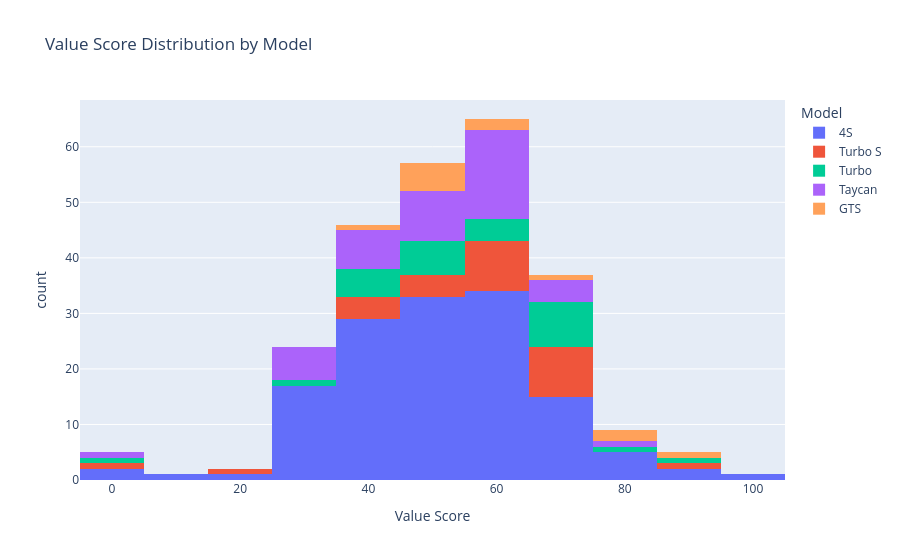

The code cell stored with this chart in its notebook:
### Code cell
# Value score distribution
fig = px.histogram(
    df, x="value_score", color="model", nbins=20,
    title="Value Score Distribution by Model",
    labels={"value_score": "Value Score", "model": "Model"}
)
fig.show()

### Figure 1 — Plotly figure (JSON) as saved in the notebook; plotly's stock layout.template omitted (floating-point values rounded to 4 significant figures; data arrays with more than 128 entries replaced by an {"elided": "..."} marker saying what was removed)
{"data": [{"bingroup": "x", "hovertemplate": "Model=4S<br>Value Score=%{x}<br>count=%{y}<extra></extra>", "legendgroup": "4S", "marker": {"color": "#636efa", "pattern": {"shape": ""}}, "name": "4S", "nbinsx": 20, "orientation": "v", "showlegend": true, "type": "histogram", "x": {"elided": "140 float values"}, "xaxis": "x", "yaxis": "y"}, {"bingroup": "x", "hovertemplate": "Model=Turbo S<br>Value Score=%{x}<br>count=%{y}<extra></extra>", "legendgroup": "Turbo S", "marker": {"color": "#EF553B", "pattern": {"shape": ""}}, "name": "Turbo S", "nbinsx": 20, "orientation": "v", "showlegend": true, "type": "histogram", "x": [48.3, 24.9, 41.7, 71.3, 68.8, 73.0, 69.2, 60.6, 36.1, 70.5, 36.9, 53.9, 72.0, 58.9, 62.6, 86.4, 64.6, 59.9, 3.6, 35.0, 65.7, 56.5, 62.0, 63.1, 66.1, 73.0, 48.2, 61.3, 46.2], "xaxis": "x", "yaxis": "y"}, {"bingroup": "x", "hovertemplate": "Model=Turbo<br>Value Score=%{x}<br>count=%{y}<extra></extra>", "legendgroup": "Turbo", "marker": {"color": "#00cc96", "pattern": {"shape": ""}}, "name": "Turbo", "nbinsx": 20, "orientation": "v", "showlegend": true, "type": "histogram", "x": [49.4, 43.2, 2.8, 68.5, 65.4, 65.0, 33.5, 86.7, 52.4, 45.4, 41.0, 42.2, 60.2, 53.6, 67.5, 54.8, 55.6, 52.1, 57.4, 65.1, 71.9, 40.5, 35.9, 58.6, 73.7, 68.1, 78.3], "xaxis": "x", "yaxis": "y"}, {"bingroup": "x", "hovertemplate": "Model=Taycan<br>Value Score=%{x}<br>count=%{y}<extra></extra>", "legendgroup": "Taycan", "marker": {"color": "#ab63fa", "pattern": {"shape": ""}}, "name": "Taycan", "nbinsx": 20, "orientation": "v", "showlegend": true, "type": "histogram", "x": [41.4, 35.6, 63.5, 65.7, 54.4, 27.6, 30.6, 61.4, 59.2, 63.6, 26.0, 33.9, 55.7, 38.4, 56.2, 55.9, 30.0, 62.2, 55.7, 50.7, 0.9, 72.2, 80.9, 61.4, 41.7, 67.4, 73.0, 56.3, 53.5, 47.8, 37.0, 56.6, 57.1, 38.0, 62.5, 48.9, 28.0, 45.5, 52.5, 49.4, 35.1, 64.7, 46.7, 57.4], "xaxis": "x", "yaxis": "y"}, {"bingroup": "x", "hovertemplate": "Model=GTS<br>Value Score=%{x}<br>count=%{y}<extra></extra>", "legendgroup": "GTS", "marker": {"color": "#FFA15A", "pattern": {"shape": ""}}, "name": "GTS", "nbinsx": 20, "orientation": "v", "showlegend": true, "type": "histogram", "x": [44.1, 75.4, 45.9, 51.0, 74.2, 53.0, 90.1, 50.7, 64.2, 81.5, 54.2, 57.3], "xaxis": "x", "yaxis": "y"}], "layout": {"barmode": "relative", "legend": {"title": {"text": "Model"}, "tracegroupgap": 0}, "title": {"text": "Value Score Distribution by Model"}, "xaxis": {"anchor": "y", "domain": [0, 1], "title": {"text": "Value Score"}}, "yaxis": {"anchor": "x", "domain": [0, 1], "title": {"text": "count"}}}}
